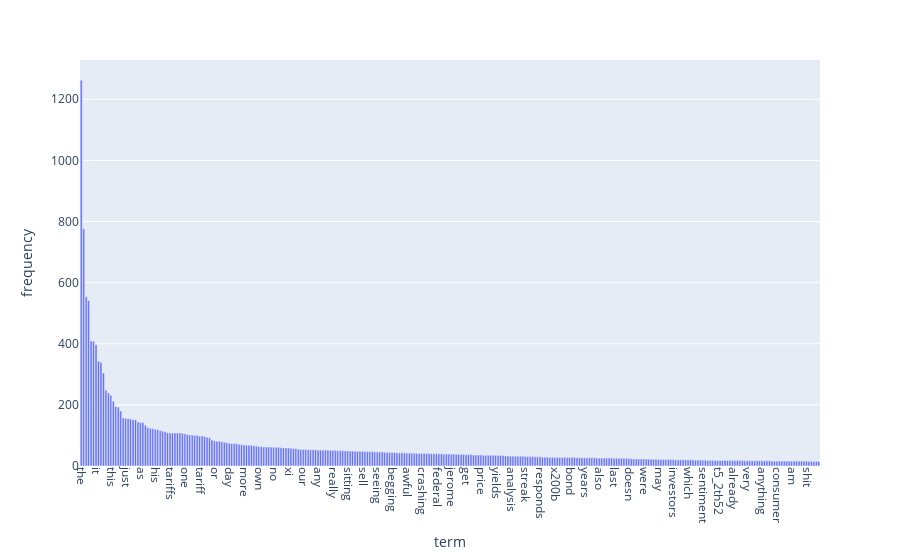

Write notebook code for a chart like this one.
### Code cell
df = pd.DataFrame({
    'term': count_vect.get_feature_names_out(),
    'frequency': term_frequencies
})
# 將字詞依照出現次數排序（由大到小），並取前300項
df_top300 = df.sort_values(by='frequency', ascending=False).head(300)
fig = px.bar(df_top300, x='term', y='frequency')
fig.update_xaxes(tickangle=90)
fig.show()

### Figure 1 — Plotly figure (JSON) as saved in the notebook; plotly's stock layout.template omitted (floating-point values rounded to 4 significant figures; data arrays with more than 128 entries replaced by an {"elided": "..."} marker saying what was removed)
{"data": [{"hovertemplate": "term=%{x}<br>frequency=%{y}<extra></extra>", "legendgroup": "", "marker": {"color": "#636efa", "pattern": {"shape": ""}}, "name": "", "orientation": "v", "showlegend": false, "textposition": "auto", "type": "bar", "x": {"elided": "300 str values"}, "xaxis": "x", "y": {"elided": "300 int values"}, "yaxis": "y"}], "layout": {"barmode": "relative", "legend": {"tracegroupgap": 0}, "margin": {"t": 60}, "xaxis": {"anchor": "y", "domain": [0, 1], "tickangle": 90, "title": {"text": "term"}}, "yaxis": {"anchor": "x", "domain": [0, 1], "title": {"text": "frequency"}}}}
